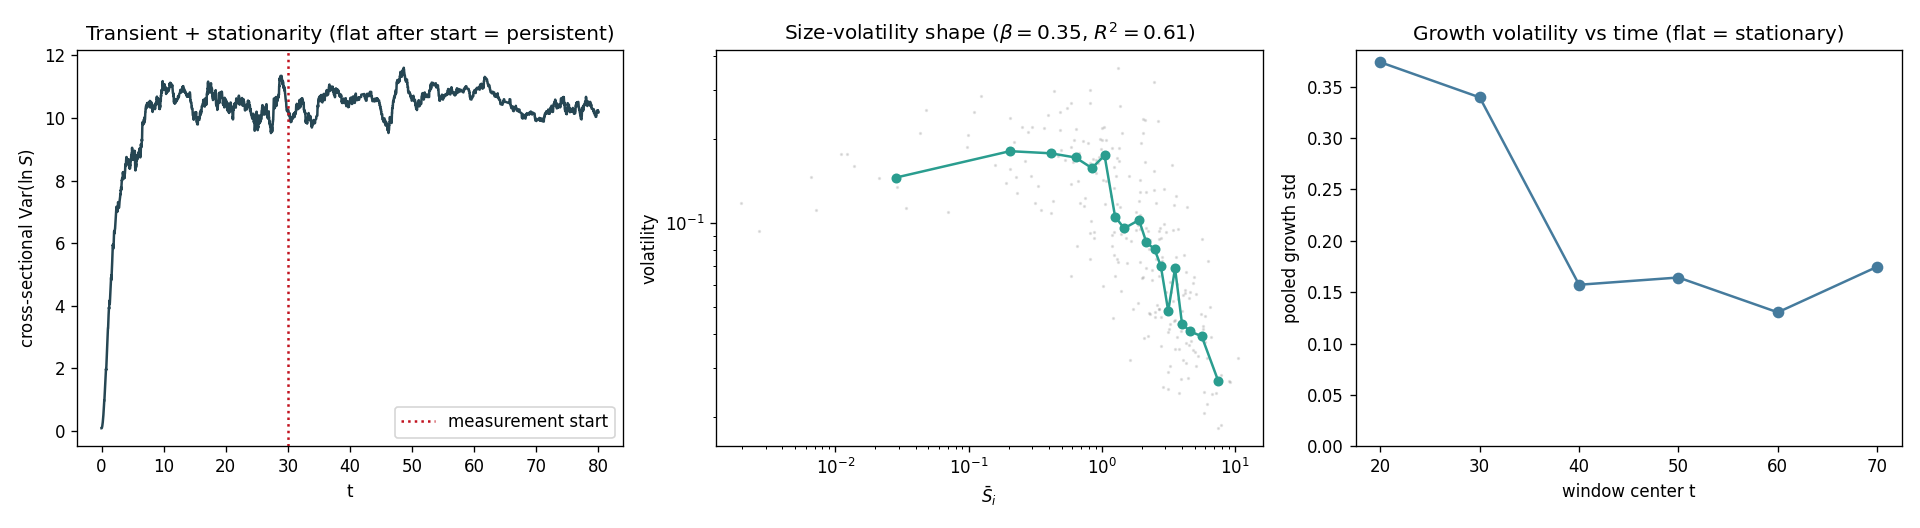

This chart was generated by the following Python code:
"""Rigorous self-checks on the relative-GLV MSB claims (responding to three critiques):
  1. TRANSIENT: when does the IC relaxation end? (discard it before measuring)
  2. STATIONARITY: is the share churn PERSISTENT chaos or slowly RELAXING? -> compare the pooled growth
     variance AND cross-sectional spread Var(ln S) across successive late windows. Flat = persistent;
     decaying = relaxation (the trap this project hit before).
  3. BETA SHAPE: report R^2 of the size-volatility log-log fit (a slope with poor R^2 is shape-spurious;
     the binned points looked humped, not a clean power law).
"""
import sys, os
sys.path.insert(0, os.path.dirname(__file__))
import numpy as np
import matplotlib
matplotlib.use("Agg")
import matplotlib.pyplot as plt
from explore import integrate

MU, SIGMA, LAM = 2.0, 2.0, 1e-3
S, TMAX, DT = 600, 80.0, 0.5
SEED = 2024


def beta_r2(Sbar, vol, nb=18):
    ok = (Sbar > 0) & (vol > 0) & np.isfinite(Sbar) & np.isfinite(vol)
    Sbar, vol = Sbar[ok], vol[ok]
    if Sbar.size < 50:
        return np.nan, np.nan, None
    o = np.argsort(Sbar); P = np.array_split(np.arange(o.size), nb)
    bx = np.array([Sbar[o][p].mean() for p in P]); by = np.array([np.median(vol[o][p]) for p in P])
    m = (bx > 0) & (by > 0)
    x, y = np.log10(bx[m]), np.log10(by[m])
    c = np.polyfit(x, y, 1)
    yhat = np.polyval(c, x)
    r2 = 1 - np.sum((y - yhat) ** 2) / np.sum((y - y.mean()) ** 2)
    return float(-c[0]), float(r2), (bx[m], by[m])


def window_msb(W, t, t0, t1, dt=DT):
    """size + growth on survivors-of-this-window, on a fixed dt grid in [t0,t1]."""
    N = W.shape[0]
    sel = (t >= t0) & (t <= t1)
    surv = np.where(W[:, sel].min(1) > 1e-6)[0]
    tg = np.arange(t0, t1 + 1e-9, dt)
    lnS = np.array([np.interp(tg, t, np.log(np.maximum(N * W[i], 1e-12))) for i in surv])
    g = np.diff(lnS, axis=1)
    Sbar = np.exp(lnS).mean(1)
    vol = np.sqrt(np.pi / 2) * np.abs(g - g.mean(1, keepdims=True)).mean(1)
    live = (vol > 0) & np.isfinite(vol)
    gl = g[live].ravel(); gl = gl[np.isfinite(gl)]
    return Sbar[live], vol[live], gl, surv.size


if __name__ == "__main__":
    t, W, lnM, _, _ = integrate(SEED, S, MU, SIGMA, lam=LAM, tmax=TMAX, n_eval=4000)

    # (2) cross-sectional spread Var(ln S) over time -> transient end + stationarity
    N = S
    lnS_all = np.log(np.maximum(N * W, 1e-12))
    alive = W > 1e-6
    var_xs = np.array([lnS_all[alive[:, k], k].var() if alive[:, k].sum() > 5 else np.nan
                       for k in range(t.size)])

    print(f"regime mu={MU} sigma={SIGMA} lam={LAM:g}, S={S}, TMAX={TMAX}\n")
    print("(1+2) STATIONARITY across successive 10-unit windows (pooled growth std + cross-sectional Var(lnS)):")
    print(f"  {'window':>12} {'growth_std':>11} {'Var(lnS)_mid':>13} {'beta':>7} {'R2':>6} {'survivors':>9}")
    wins = [(15, 25), (25, 35), (35, 45), (45, 55), (55, 65), (65, 75)]
    for (a, b) in wins:
        Sbar, vol, gl, ns = window_msb(W, t, a, b)
        beta, r2, _ = beta_r2(Sbar, vol)
        mid = (t >= (a + b) / 2 - 0.1) & (t <= (a + b) / 2 + 0.1)
        vm = np.nanmean(var_xs[mid])
        print(f"  [{a:>3},{b:>3}]    {gl.std():>11.3f} {vm:>13.3f} {beta:>7.3f} {r2:>6.2f} {ns:>6d}/{S}")

    # (3) beta + R2 on the full clean window, plus the actual shape
    Sbar, vol, gl, ns = window_msb(W, t, 30, 75)
    beta, r2, bb = beta_r2(Sbar, vol)
    print(f"\n(3) full clean window [30,75]: beta={beta:.3f}  R2={r2:.3f}  ({'OK power law' if r2 > 0.8 else 'POOR FIT -> shape not a clean power law'})")

    fig, ax = plt.subplots(1, 3, figsize=(16, 4.4))
    ax[0].plot(t, var_xs, color="#264653")
    ax[0].axvline(30, ls=":", color="#c1121f", label="measurement start")
    ax[0].set(xlabel="t", ylabel=r"cross-sectional Var$(\ln S)$",
              title="Transient + stationarity (flat after start = persistent)"); ax[0].legend()
    ax[1].loglog(Sbar, vol, ".", ms=2, alpha=0.2, color="gray")
    ax[1].loglog(bb[0], bb[1], "o-", ms=5, color="#2a9d8f")
    ax[1].set(xlabel=r"$\bar S_i$", ylabel="volatility",
              title=fr"Size-volatility shape ($\beta={beta:.2f}$, $R^2={r2:.2f}$)")
    sd = [window_msb(W, t, a, b)[2].std() for (a, b) in wins]
    ax[2].plot([0.5 * (a + b) for (a, b) in wins], sd, "o-", color="#457b9d")
    ax[2].set(xlabel="window center t", ylabel="pooled growth std",
              title="Growth volatility vs time (flat = stationary)"); ax[2].set_ylim(bottom=0)
    plt.tight_layout(); plt.savefig(os.path.join(os.path.dirname(__file__), "diagnostics.png"), dpi=120)
    print("\nsaved growing_glv/diagnostics.png")
